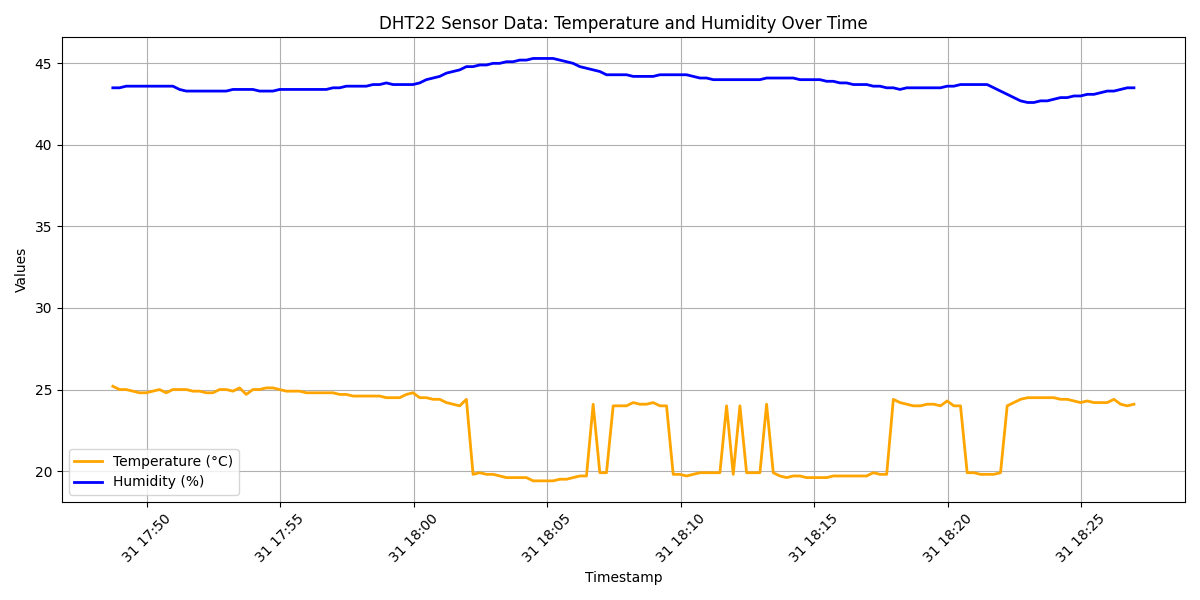

Recreate this plot in Python.
import pandas as pd
import matplotlib.pyplot as plt
from datetime import datetime


file_path = "DHT22_data.csv"  
df = pd.read_csv(file_path, names=["timestamp", "temperature", "humidity"])


df["timestamp"] = pd.to_datetime(df["timestamp"], format="%Y%m%d%H%M%S", errors='coerce')


df["temperature"] = pd.to_numeric(df["temperature"], errors='coerce')
df["humidity"] = pd.to_numeric(df["humidity"], errors='coerce')
df.dropna(inplace=True)  


plt.figure(figsize=(12, 6))
plt.plot(df["timestamp"], df["temperature"], label="Temperature (°C)", color="orange", linewidth=2)
plt.plot(df["timestamp"], df["humidity"], label="Humidity (%)", color="blue", linewidth=2)


plt.title("DHT22 Sensor Data: Temperature and Humidity Over Time")
plt.xlabel("Timestamp")
plt.ylabel("Values")
plt.xticks(rotation=45)
plt.grid(True)
plt.legend()
plt.tight_layout()


plt.savefig("dht22_plot.png")  
plt.show()
